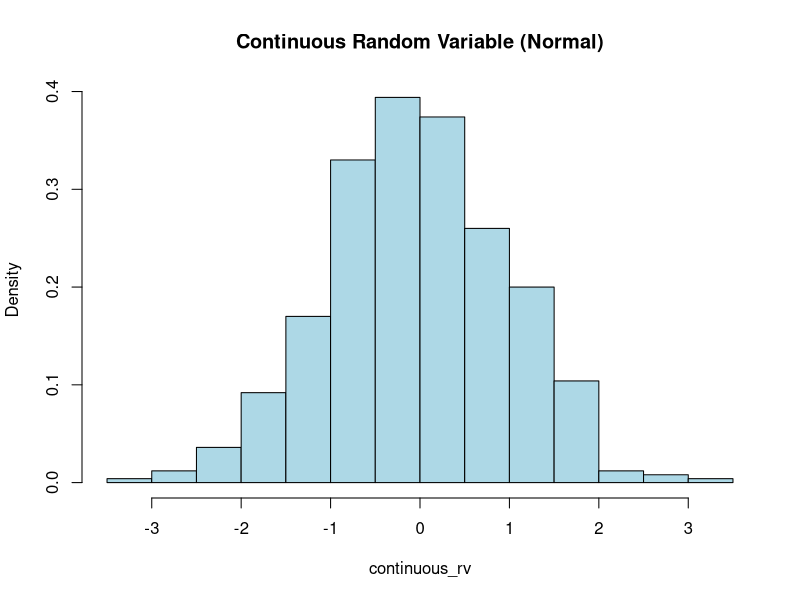
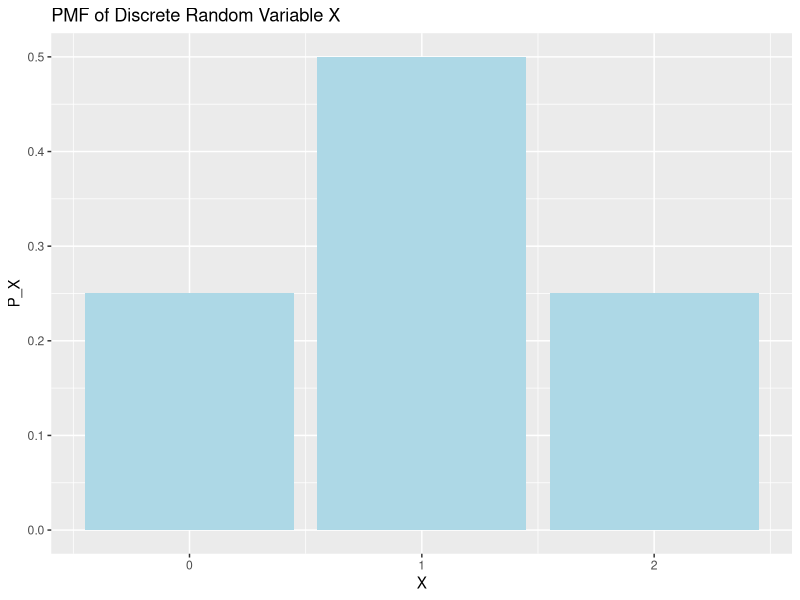
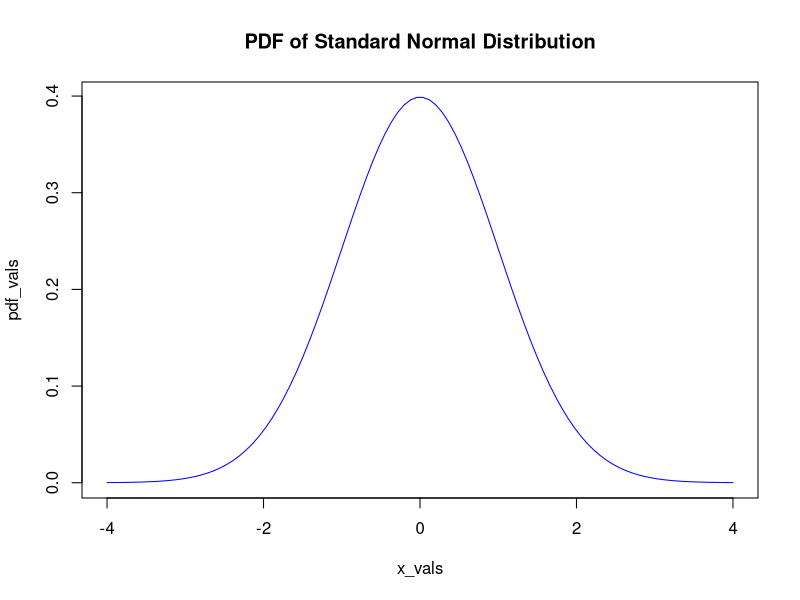
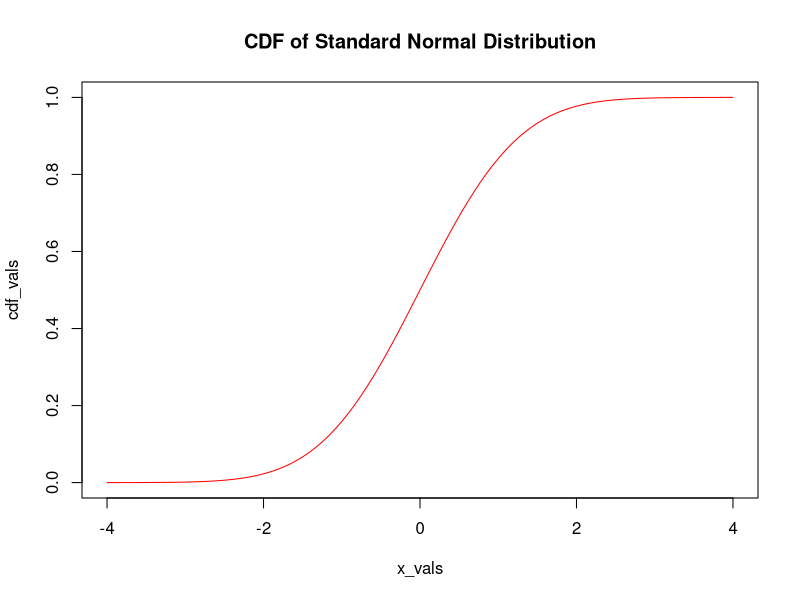
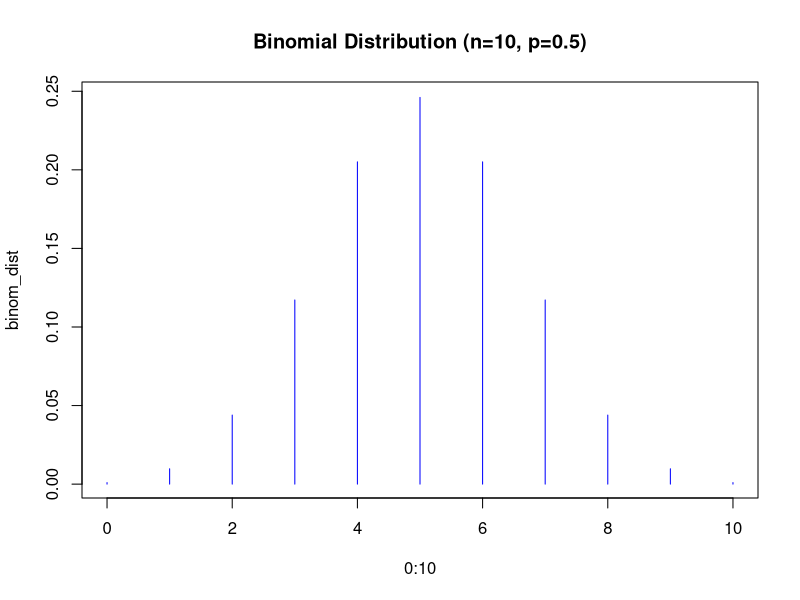
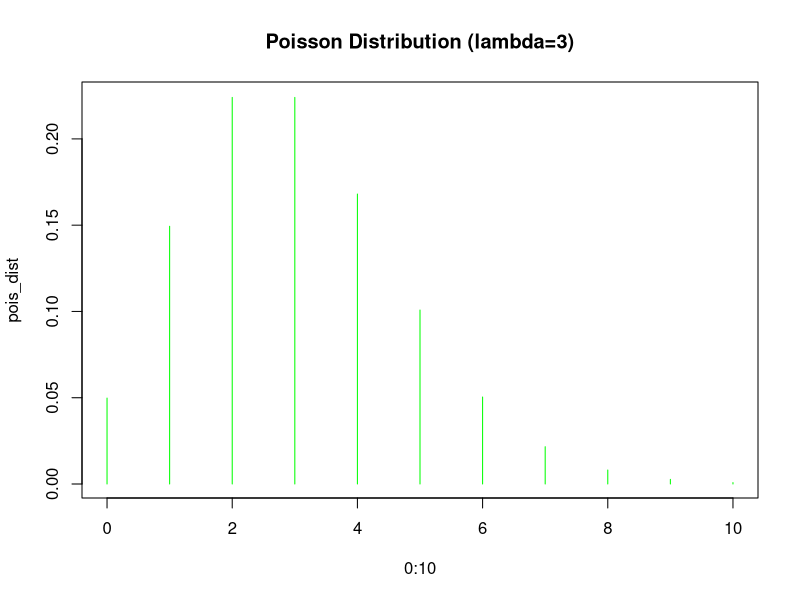
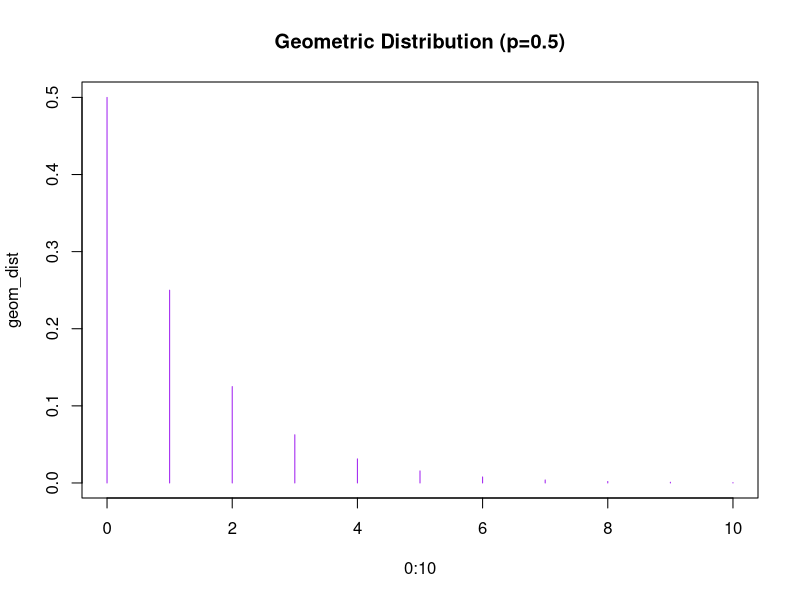
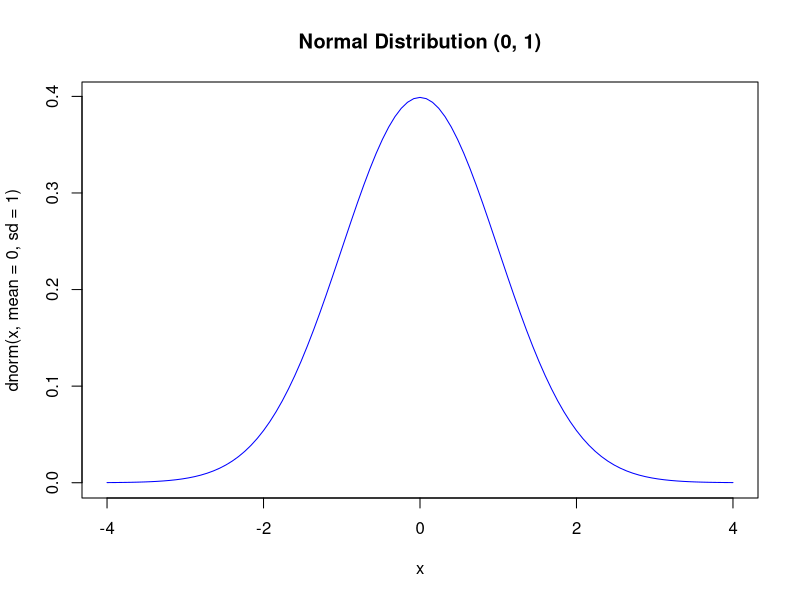

These figures' R source, in order:
# Load necessary packages
library(dplyr)
library(ggplot2)

# -----------------------------------------
# 1. Basic Probabilistic Events
# -----------------------------------------

# Define sample space and events
sample_space <- 1:6 # For a fair die roll
event_A <- c(1, 2, 3) # Event A: rolling 1, 2, or 3
event_B <- c(2, 4, 6) # Event B: rolling an even number

# Compute probabilities of events
P_A <- length(event_A) / length(sample_space) # Probability of A
P_B <- length(event_B) / length(sample_space) # Probability of B
P_A_and_B <- length(intersect(event_A, event_B)) / length(sample_space) # P(A and B)
P_A_or_B <- P_A + P_B - P_A_and_B # P(A or B)

# Conditional Probability P(A|B)
P_A_given_B <- P_A_and_B / P_B

# Complement of A
P_not_A <- 1 - P_A

cat("Probabilities: P(A) =", P_A, ", P(B) =", P_B, ", P(A and B) =", P_A_and_B, ", P(A or B) =", P_A_or_B, ", P(A|B) =", P_A_given_B, ", P(not A) =", P_not_A, "\n")


# -----------------------------------------
# 2. Nine Properties of Probabilities
# -----------------------------------------

# 1. Non-negativity: For any event E, P(E) ≥ 0
# Let's say we have a fair six-sided die. Each outcome has a non-negative probability.
sample_space <- 1:6 # Outcomes of a fair six-sided die roll
event_A <- c(1, 2)  # Event A is rolling a 1 or 2
P_A <- length(event_A) / length(sample_space)  # Probability of event A

# Check if P(A) is non-negative
cat("Non-negativity: P(A) =", P_A, "is non-negative (>= 0)\n")

# 2. Normalization: P(S) = 1, where S is the sample space
# The probability of the entire sample space should sum to 1
P_S <- sum(rep(1 / length(sample_space), length(sample_space)))
cat("Normalization: P(S) =", P_S, "is equal to 1\n")

# 3. Complementary Rule: P(A^c) = 1 - P(A), where A^c is the complement of A
# The probability of not rolling a 1 or 2
P_not_A <- 1 - P_A
cat("Complementary Rule: P(not A) =", P_not_A, "is equal to 1 - P(A)\n")

# 4. Additivity: For mutually exclusive events A and B, P(A ∪ B) = P(A) + P(B)
# Suppose event B is rolling a 3 or 4, and A and B are mutually exclusive
event_B <- c(3, 4)  # Event B
P_B <- length(event_B) / length(sample_space)  # Probability of event B
P_A_or_B <- P_A + P_B  # Since A and B are mutually exclusive, P(A ∪ B) = P(A) + P(B)
cat("Additivity: P(A or B) =", P_A_or_B, "is equal to P(A) + P(B) for mutually exclusive A and B\n")

# 5. Conditional Probability: P(A|B) = P(A ∩ B) / P(B), if P(B) > 0
# Suppose event C is rolling an even number (2, 4, or 6)
event_C <- c(2, 4, 6)
P_C <- length(event_C) / length(sample_space)
P_A_and_C <- length(intersect(event_A, event_C)) / length(sample_space)  # P(A ∩ C)



# -----------------------------------------
# 3. Discrete and Continuous Random Variables
# -----------------------------------------

# Discrete Random Variable (X = # heads in two coin flips)
X <- c(0, 1, 2) # Possible outcomes: 0 heads, 1 head, 2 heads
P_X <- c(0.25, 0.5, 0.25) # Probabilities of X

# Continuous Random Variable (Normal distribution)
continuous_rv <- rnorm(1000, mean = 0, sd = 1)

# Plot continuous distribution
hist(continuous_rv, probability = TRUE, main = "Continuous Random Variable (Normal)", col = "lightblue")


# -----------------------------------------
# 4. Probability Mass Function (PMF)
# -----------------------------------------

# PMF for discrete variable X
pmf_X <- data.frame(X, P_X)
print(pmf_X)

# Plot PMF
ggplot(pmf_X, aes(x = X, y = P_X)) +
  geom_bar(stat = "identity", fill = "lightblue") +
  ggtitle("PMF of Discrete Random Variable X")


# -----------------------------------------
# 5. Probability Density Function (PDF)
# -----------------------------------------

# PDF for continuous random variable (Normal distribution)
x_vals <- seq(-4, 4, length.out = 100)
pdf_vals <- dnorm(x_vals, mean = 0, sd = 1)
plot(x_vals, pdf_vals, type = "l", main = "PDF of Standard Normal Distribution", col = "blue")


# -----------------------------------------
# 6. Cumulative Distribution Function (CDF)
# -----------------------------------------

# CDF for discrete X
cdf_X <- cumsum(P_X)
print(data.frame(X = X, CDF = cdf_X))

# CDF for continuous variable (Normal distribution)
cdf_vals <- pnorm(x_vals, mean = 0, sd = 1)
plot(x_vals, cdf_vals, type = "l", main = "CDF of Standard Normal Distribution", col = "red")


# -----------------------------------------
# 7. Expected Value, Variance, and Standard Deviation
# -----------------------------------------

# Discrete Expected Value (E[X])
expected_X <- sum(X * P_X)
cat("Expected value of discrete X:", expected_X, "\n")

# Discrete Variance and Standard Deviation
var_X <- sum((X - expected_X)^2 * P_X)
sd_X <- sqrt(var_X)
cat("Variance of discrete X:", var_X, ", SD of discrete X:", sd_X, "\n")

# Continuous Expected Value, Variance, and Standard Deviation (Normal distribution)
cat("Expected value of continuous (Normal):", mean(continuous_rv), "\n")
cat("Variance of continuous (Normal):", var(continuous_rv), "\n")


# -----------------------------------------
# 8. Discrete Distributions: Binomial, Poisson, Geometric
# -----------------------------------------

# Binomial Distribution (e.g., X ~ Binomial(n=10, p=0.5))
binom_dist <- dbinom(0:10, size = 10, prob = 0.5)
plot(0:10, binom_dist, type = "h", main = "Binomial Distribution (n=10, p=0.5)", col = "blue")

# Poisson Distribution (e.g., X ~ Poisson(lambda=3))
pois_dist <- dpois(0:10, lambda = 3)
plot(0:10, pois_dist, type = "h", main = "Poisson Distribution (lambda=3)", col = "green")

# Geometric Distribution (e.g., X ~ Geometric(p=0.5))
geom_dist <- dgeom(0:10, prob = 0.5)
plot(0:10, geom_dist, type = "h", main = "Geometric Distribution (p=0.5)", col = "purple")


# -----------------------------------------
# 9. Continuous Distributions: Normal, Exponential, Uniform
# -----------------------------------------

# Normal Distribution (X ~ Normal(0,1))
curve(dnorm(x, mean = 0, sd = 1), -4, 4, main = "Normal Distribution (0, 1)", col = "blue")

# Exponential Distribution (X ~ Exponential(rate=1))
curve(dexp(x, rate = 1), 0, 4, main = "Exponential Distribution (rate=1)", col = "red")

# Uniform Distribution (X ~ Uniform(0, 1))
curve(dunif(x, min = 0, max = 1), 0, 1, main = "Uniform Distribution (0,1)", col = "green")


# -----------------------------------------
# 10. Joint, Marginal, and Conditional Distributions
# -----------------------------------------

# Joint distribution example with two discrete variables
joint_probs <- matrix(c(0.1, 0.2, 0.3, 0.4), nrow = 2)
rownames(joint_probs) <- c("X=0", "X=1")
colnames(joint_probs) <- c("Y=0", "Y=1")

# Marginal distributions
marginal_X <- rowSums(joint_probs)
marginal_Y <- colSums(joint_probs)

# Conditional distribution P(Y=1 | X=1)
P_Y_given_X1 <- joint_probs[2, 2] / marginal_X[2]


# -----------------------------------------
# 11. Moment Generating Function (MGF)
# -----------------------------------------

# MGF of Binomial distribution with n=10 and p=0.5
binom_mgf <- function(t) (0.5 * exp(t) + 0.5)^10
curve(binom_mgf(x), -1, 1, main = "MGF of Binomial(n=10, p=0.5)", col = "orange")


# -----------------------------------------
# 12. Law of Large Numbers
# -----------------------------------------

# Demonstrate LLN with coin flips
set.seed(123)
n_flips <- 10000
flips <- sample(c(0, 1), size = n_flips, replace = TRUE)
cum_avg <- cumsum(flips) / (1:n_flips)
plot(cum_avg, type = "l", main = "Law of Large Numbers", xlab = "Number of Flips", ylab = "Cumulative Average")


# -----------------------------------------
# 13. Central Limit Theorem
# -----------------------------------------

# Simulate sample means from Uniform distribution
sample_means <- replicate(1000, mean(runif(30)))
hist(sample_means, probability = TRUE, main = "Central Limit Theorem", col = "lightgreen")


# -----------------------------------------
# 14. Statistical Inference (Confidence Interval for Mean)
# -----------------------------------------

# CI for mean of Normal distribution
sample_data <- rnorm(30, mean = 5, sd = 2)
ci <- t.test(sample_data)$conf.int
cat("95% Confidence Interval for mean:", ci, "\n")


# -----------------------------------------
# 15. Bayes Theorem
# -----------------------------------------

# Define prior, likelihood, and posterior
prior <- 0.01
likelihood <- 0.95
false_positive <- 0.05

# Compute posterior probability P(Disease | Positive Test)
posterior <- (likelihood * prior) / ((likelihood * prior) + (false_positive * (1 - prior)))
cat("Posterior Probability:", posterior, "\n")

